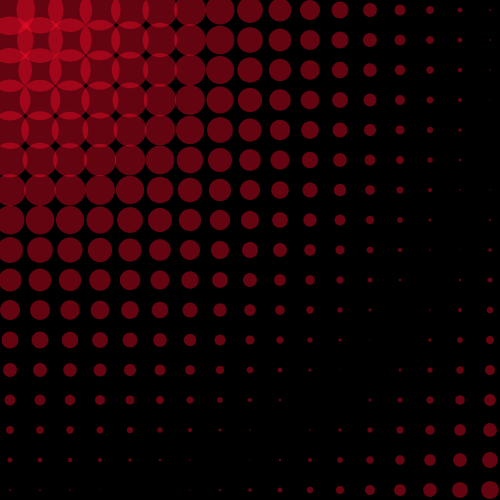
Frame 1 (no input)
Frame 60 (the mouse pressed at the canvas centre just before this capture): identical to frame 1, image omitted
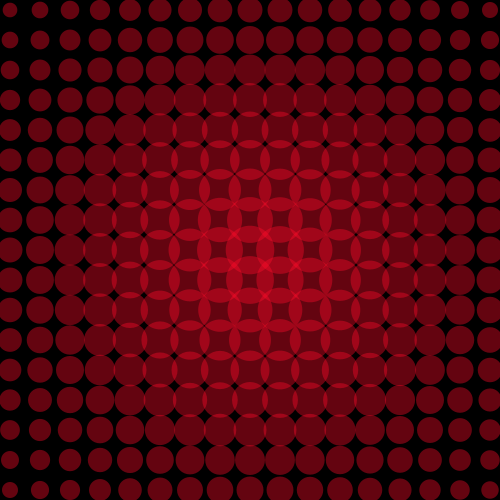
Frame 120 (the mouse held since frame 60 and released just before this capture)

The Processing sketch that drew these frames (run headless with seeded random() and noise(); from frame 60 on, the mouse is pressed at the canvas centre):

// Processing sketch: processing_164856
// ── processing_164856.pde

void setup(){
  size(500,500);
  background(0);
}
void draw(){
  background(0);
  noStroke();
  fill(255,10,40,100);
  for(int y=0;y<height;y+=30) {
    for(int x=0;x<width;x+=30) { 
      float d=dist(x,y,mouseX,mouseY);
      d/=10;
      d=50-d;
      ellipse(x+10,y+10,d,d);
    }

  }
}
